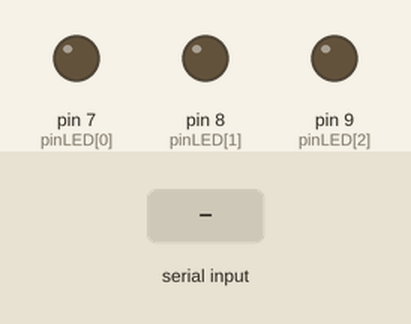
A sketch run on a simulated Arduino Uno, built with avr-gcc and run on an emulated ATmega328P. Shown: output pins drawn as LEDs (lit = HIGH). The test bench sets the inputs (shaded band).

Above: at 1.2 s.
1.3 s: "Y" received over Serial
At 2.3 s:
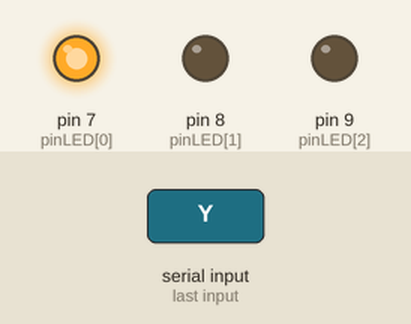
2.8 s: "G" received over Serial
At 3.4 s:
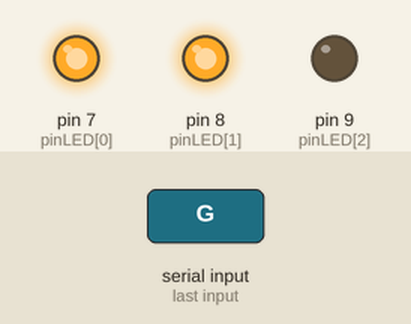
4.3 s: "y" received over Serial
At 5.5 s:
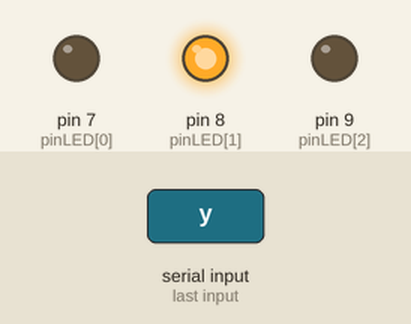
5.8 s: "R" received over Serial
At 6.9 s:
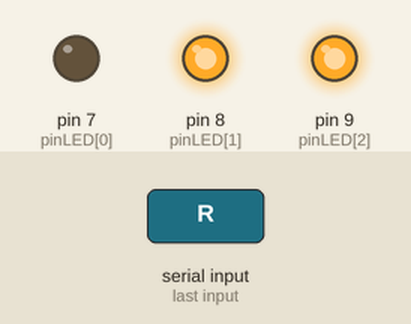
7.3 s: "g" received over Serial
At 8.0 s:
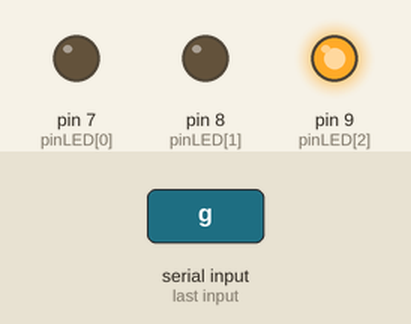
8.8 s: "r" received over Serial
At 9.2 s:
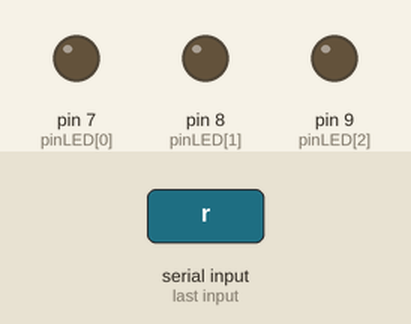
Timing chart, 0 to 11.3 s (numbered marks = the images above; inputs shaded):
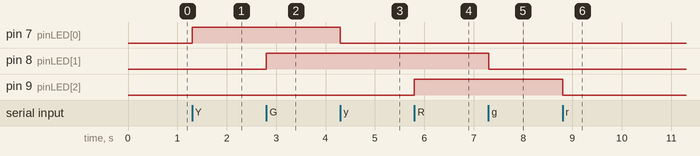

The sketch:

04_ControlLED.ino
```cpp
// Read command from UART to on/off LEDs
// XiaoCY 2021-11-12

int pinLED[] = {7, 8, 9};
bool statusLED[] = {LOW, LOW, LOW};
int numLED = sizeof(pinLED)/sizeof(pinLED[0]);
char cmd;

void setup() {
  // put your setup code here, to run once:
  for (int i = 0; i < numLED; i++) {
    pinMode(pinLED[i], OUTPUT);
    digitalWrite(pinLED[i], statusLED[i]);
  }
  Serial.begin(9600);
}

void loop() {
  // put your main code here, to run repeatedly:
  cmd = Serial.read();
  if (cmd == 'Y' || cmd == 'y') {
    statusLED[0] = !statusLED[0];
  }
  else if (cmd == 'G' || cmd == 'g') {
    statusLED[1] = !statusLED[1];
  }
  else if (cmd == 'R' || cmd == 'r') {
    statusLED[2] = !statusLED[2];
  }

  for (int i = 0; i < numLED; i++) {
    digitalWrite(pinLED[i], statusLED[i]);
  }
}
```

Measured:
- after the input at 1.3 s, pin 7 (pinLED[0]): LOW → HIGH at once
- after the input at 2.8 s, pin 8 (pinLED[1]): LOW → HIGH at once
- after the input at 4.3 s, pin 7 (pinLED[0]): HIGH → LOW at once
- after the input at 5.8 s, pin 9 (pinLED[2]): LOW → HIGH at once
- after the input at 7.3 s, pin 8 (pinLED[1]): HIGH → LOW at once
- after the input at 8.8 s, pin 9 (pinLED[2]): HIGH → LOW at once
